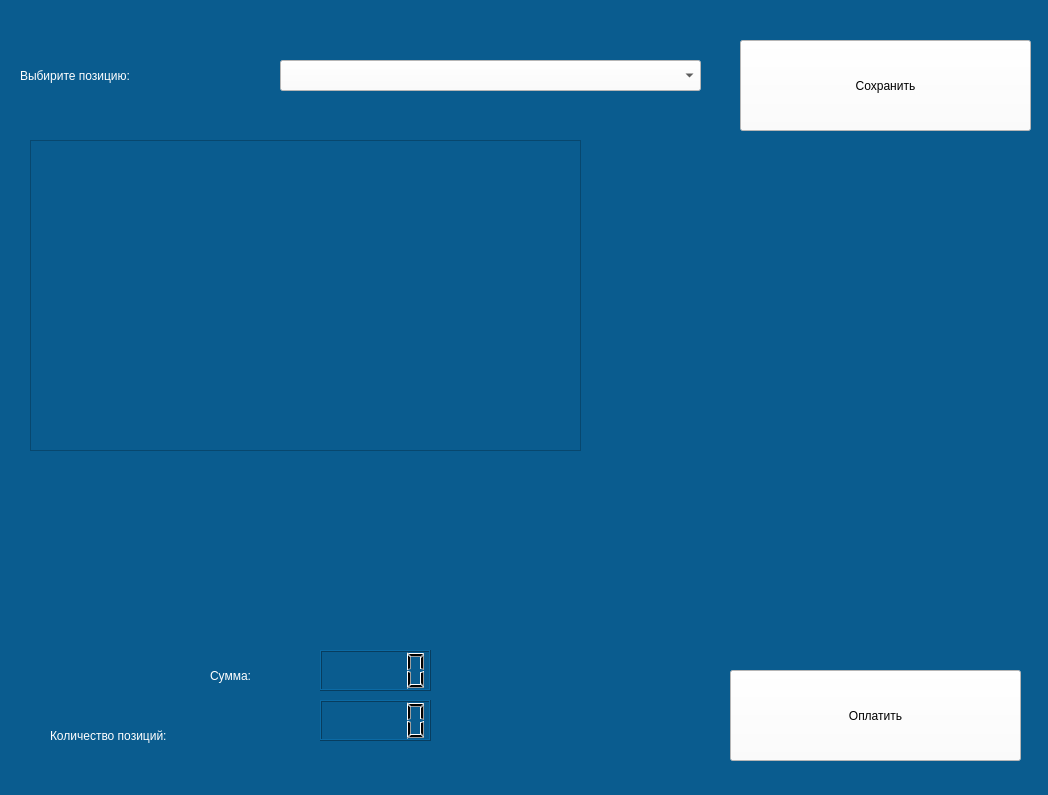
<?xml version="1.0" encoding="UTF-8"?>
<ui version="4.0">
 <class>Form</class>
 <widget class="QWidget" name="Form">
  <property name="geometry">
   <rect>
    <x>0</x>
    <y>0</y>
    <width>1048</width>
    <height>795</height>
   </rect>
  </property>
  <property name="windowTitle">
   <string>Form</string>
  </property>
  <property name="styleSheet">
   <string notr="true">background-color: rgb(10, 92, 143);</string>
  </property>
  <widget class="QTableWidget" name="tableWidget">
   <property name="geometry">
    <rect>
     <x>30</x>
     <y>140</y>
     <width>551</width>
     <height>311</height>
    </rect>
   </property>
   <property name="styleSheet">
    <string notr="true">color: rgb(255, 255, 255);</string>
   </property>
  </widget>
  <widget class="QPushButton" name="pushButton_2">
   <property name="geometry">
    <rect>
     <x>730</x>
     <y>670</y>
     <width>291</width>
     <height>91</height>
    </rect>
   </property>
   <property name="styleSheet">
    <string notr="true">background-color: rgb(255, 255, 255);
font: 75 20pt &quot;Times New Roman&quot;;</string>
   </property>
   <property name="text">
    <string>Оплатить</string>
   </property>
  </widget>
  <widget class="QLabel" name="label">
   <property name="geometry">
    <rect>
     <x>210</x>
     <y>650</y>
     <width>91</width>
     <height>51</height>
    </rect>
   </property>
   <property name="styleSheet">
    <string notr="true">font: 75 italic 20pt &quot;Times New Roman&quot;;
color: rgb(255, 255, 255);</string>
   </property>
   <property name="text">
    <string>Сумма:</string>
   </property>
  </widget>
  <widget class="QLabel" name="label_2">
   <property name="geometry">
    <rect>
     <x>50</x>
     <y>710</y>
     <width>251</width>
     <height>51</height>
    </rect>
   </property>
   <property name="styleSheet">
    <string notr="true">font: 75 italic 20pt &quot;Times New Roman&quot;;
color: rgb(255, 255, 255);</string>
   </property>
   <property name="text">
    <string>Количество позиций:</string>
   </property>
  </widget>
  <widget class="QLCDNumber" name="lcdNumber">
   <property name="geometry">
    <rect>
     <x>320</x>
     <y>650</y>
     <width>111</width>
     <height>41</height>
    </rect>
   </property>
  </widget>
  <widget class="QLCDNumber" name="lcdNumber_2">
   <property name="geometry">
    <rect>
     <x>320</x>
     <y>700</y>
     <width>111</width>
     <height>41</height>
    </rect>
   </property>
  </widget>
  <widget class="QComboBox" name="comboBox">
   <property name="geometry">
    <rect>
     <x>280</x>
     <y>60</y>
     <width>421</width>
     <height>31</height>
    </rect>
   </property>
   <property name="styleSheet">
    <string notr="true">background-color: rgb(255, 255, 255);</string>
   </property>
  </widget>
  <widget class="QLabel" name="label_3">
   <property name="geometry">
    <rect>
     <x>20</x>
     <y>50</y>
     <width>241</width>
     <height>51</height>
    </rect>
   </property>
   <property name="styleSheet">
    <string notr="true">font: 75 italic 20pt &quot;Times New Roman&quot;;
color: rgb(255, 255, 255);</string>
   </property>
   <property name="text">
    <string>Выбирите позицию:</string>
   </property>
  </widget>
  <widget class="QPushButton" name="save">
   <property name="geometry">
    <rect>
     <x>740</x>
     <y>40</y>
     <width>291</width>
     <height>91</height>
    </rect>
   </property>
   <property name="styleSheet">
    <string notr="true">background-color: rgb(255, 255, 255);
font: 75 20pt &quot;Times New Roman&quot;;</string>
   </property>
   <property name="text">
    <string>Сохранить</string>
   </property>
  </widget>
 </widget>
 <resources/>
 <connections/>
</ui>
